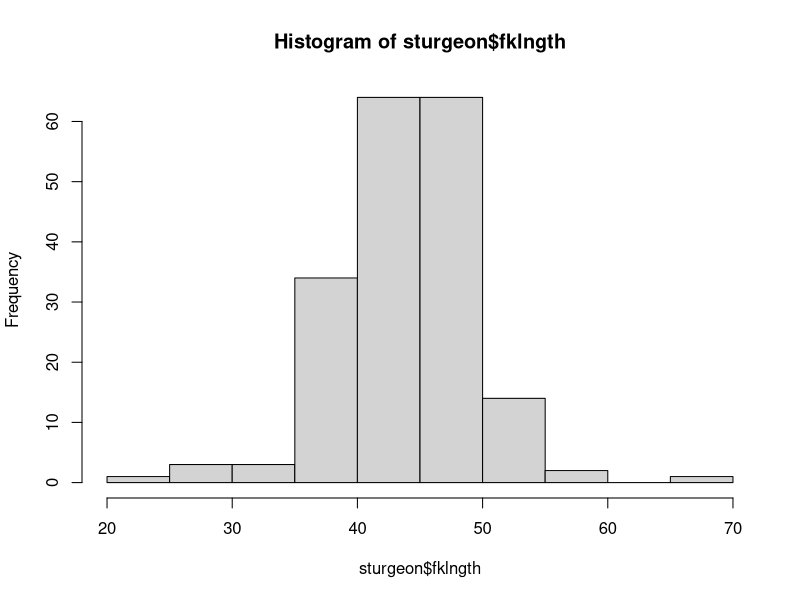
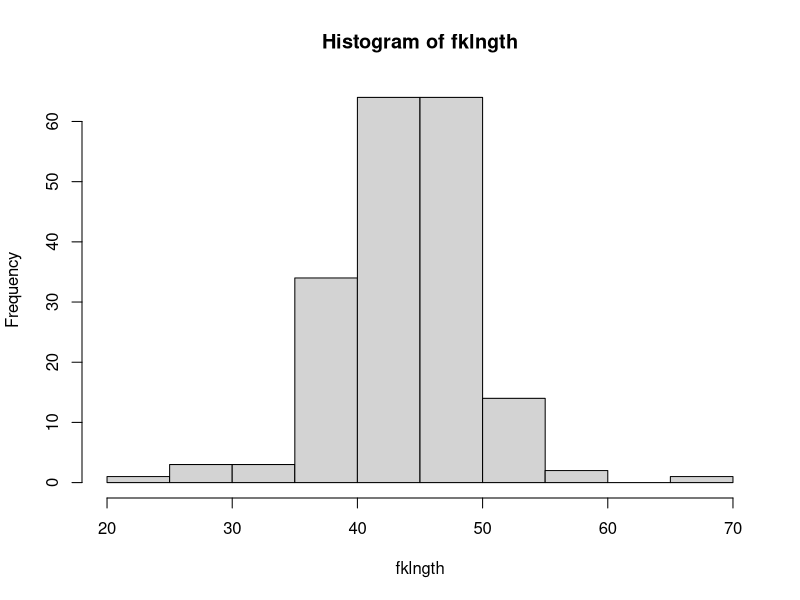
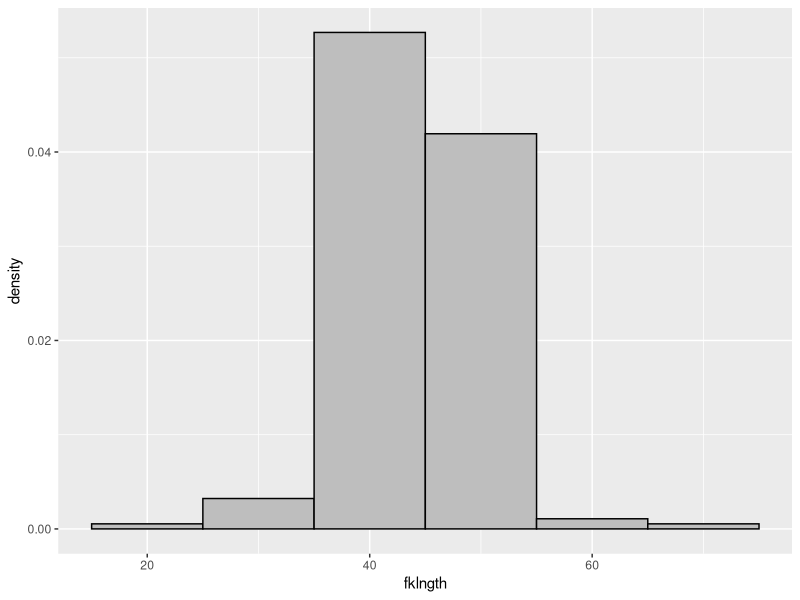
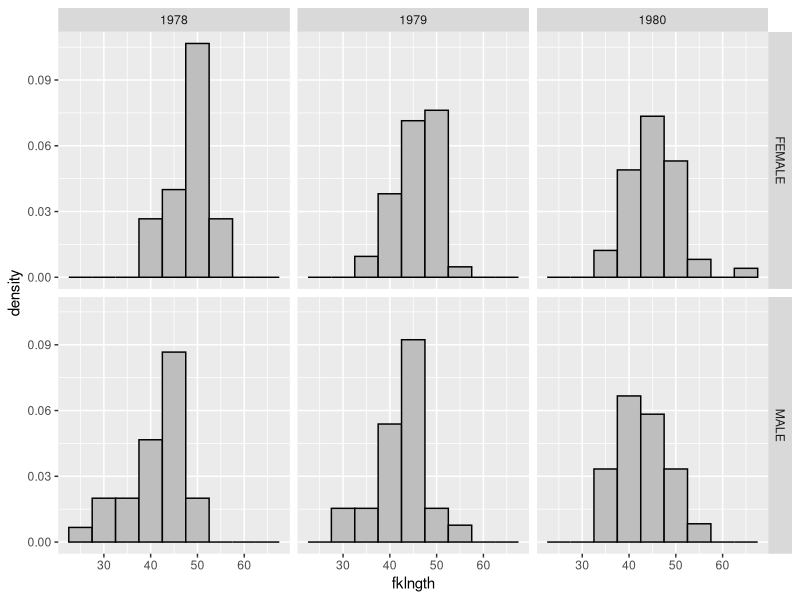
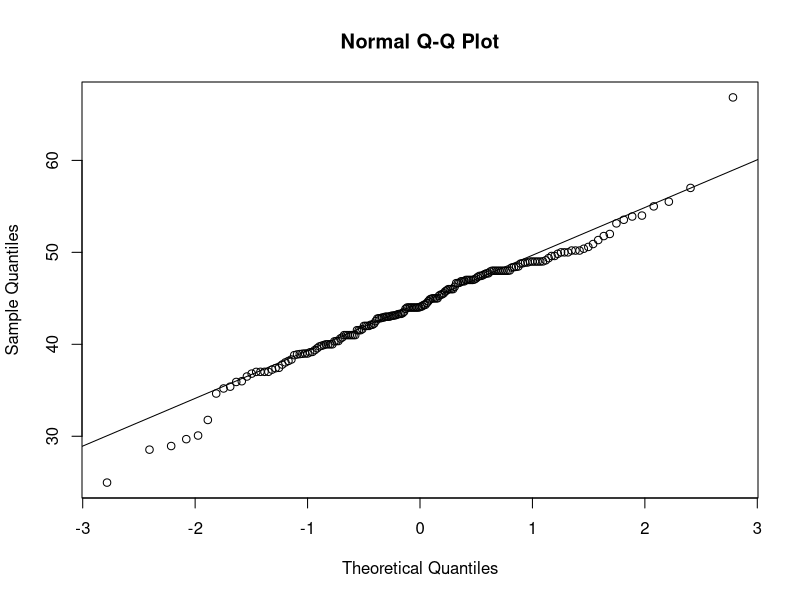
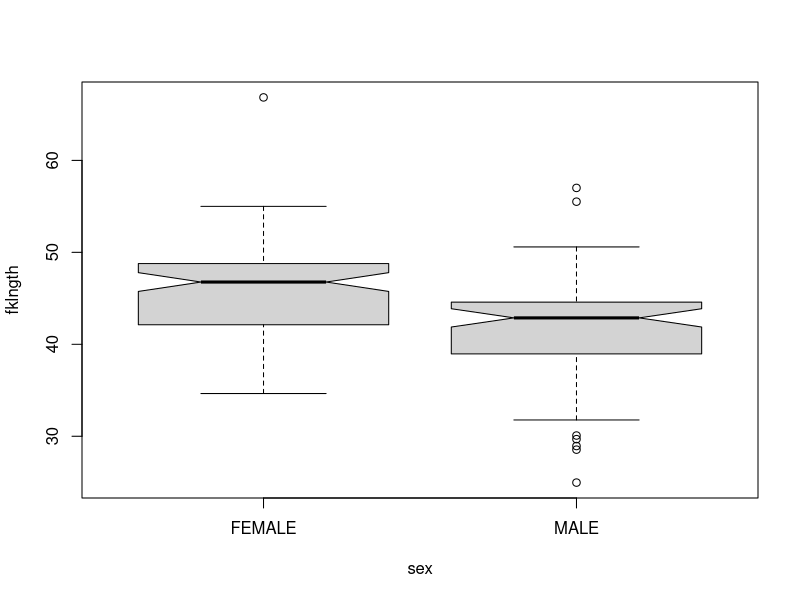
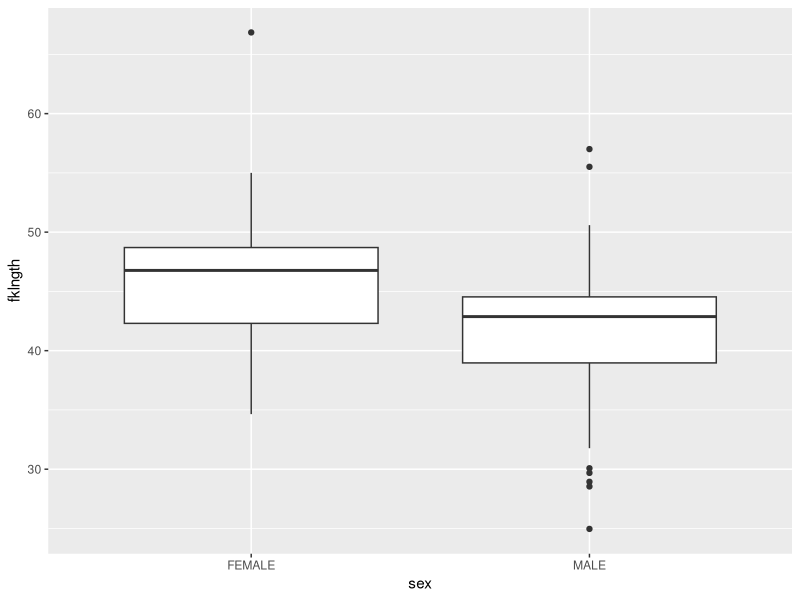
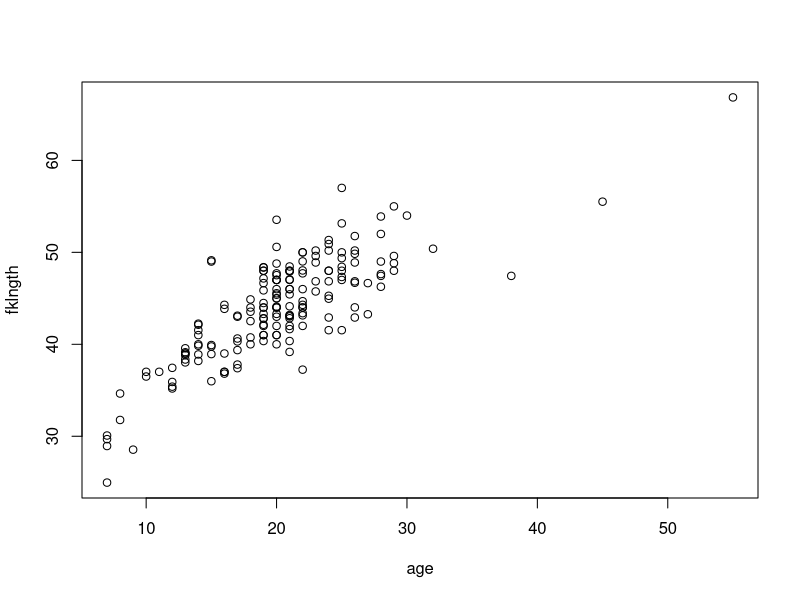

The R source for these figures, in order: (Note: this script raises an error after producing the figures.)
#############################################################
# Exercise 1 - Introduction to R 
# By: Kristin Eccles
# Written in R 3.5.0

#############################################################
# Load Libraries
# Requires athe ggplot2 package that is not part of base installation
# To install the package, uncomment the following line
# install.packages("ggplot2", dependencies=TRUE)
library(ggplot2)

# Load data
sturgeon= read.csv("sturgeon.csv")

#############################################################
# Check to see if we hav emissing data
is.na(sturgeon)

# Clean the data if necessary
# if we had missing data (which we dont in this dataframe) we could remove 
# create new dataset without missing data 
# newdata <- na.omit(mydata)

# Summarize the contents of the sturgeon dataframe
summary(sturgeon)
# you will also see missing data in this summary 

#############################################################
# Visualize the data 
# Make a histogram of the variable fklngth in the sturgeon
# this uses the base R plotting 
hist(sturgeon$fklngth)

# Make variables in the sturgeon data.frame directly callable by attaching
attach(sturgeon)

# Redo the same histogram as before
ls()
hist(fklngth)

# use "sturgeon" dataframe to make plot called mygraph
# and define x axis as representing fklngth

plot1 <- ggplot(sturgeon) +
  geom_histogram(aes(x = fklngth, y = ..density..),
                 binwidth = 10, fill = "grey", color = "black")
plot1
# Try changing the binwidth- what happens?

# Data distribution fklngth by subsets of sex and year
# split previous graph per year (rows) and sex (columns)
plot2 <- ggplot(sturgeon) +
  geom_histogram(aes(x = fklngth, y = ..density..),
                 binwidth = 5, fill = "grey", color = "black")+
  facet_grid(sex ~ year)
plot2

# QQ plot de fklngth
qqnorm(fklngth)
qqline(fklngth)
# Are there outliers?

# Wilks-Shapiro test of normality on fklngth
shapiro.test(fklngth)

# Boxplot of fklngth by sex, with whiskers
# base graphics
boxplot(fklngth ~ sex, notch = TRUE)

#ggplot2 version
plot3<-ggplot(sturgeon, aes(x=sex, y=fklngth))
plot3+ geom_boxplot()

# Scatterplot of fklngth as a function of age
# base graphics
plot(fklngth ~ age)

#ggplot2 version
plot4<-ggplot(sturgeon, aes(x=age, y=fklngth))
plot4+ geom_point()

# Matrix of scatterplots of all pairs of variables in dataframe sturgeon, with lowess trace
pairs(sturgeon, panel = panel.smooth)

# Create a subset with only females captured in 1978
sturgeon.female.1978 <- subset(sturgeon, sex == "FEMALE" &
                                 year == "1978")

# Create a histogram of fklngth from a subset for females in 1979 and 1980
mysubset = subset(sturgeon, sex == "FEMALE" & (year == "1979" | year == "1980"))
hist(mysubset$fklngth)

